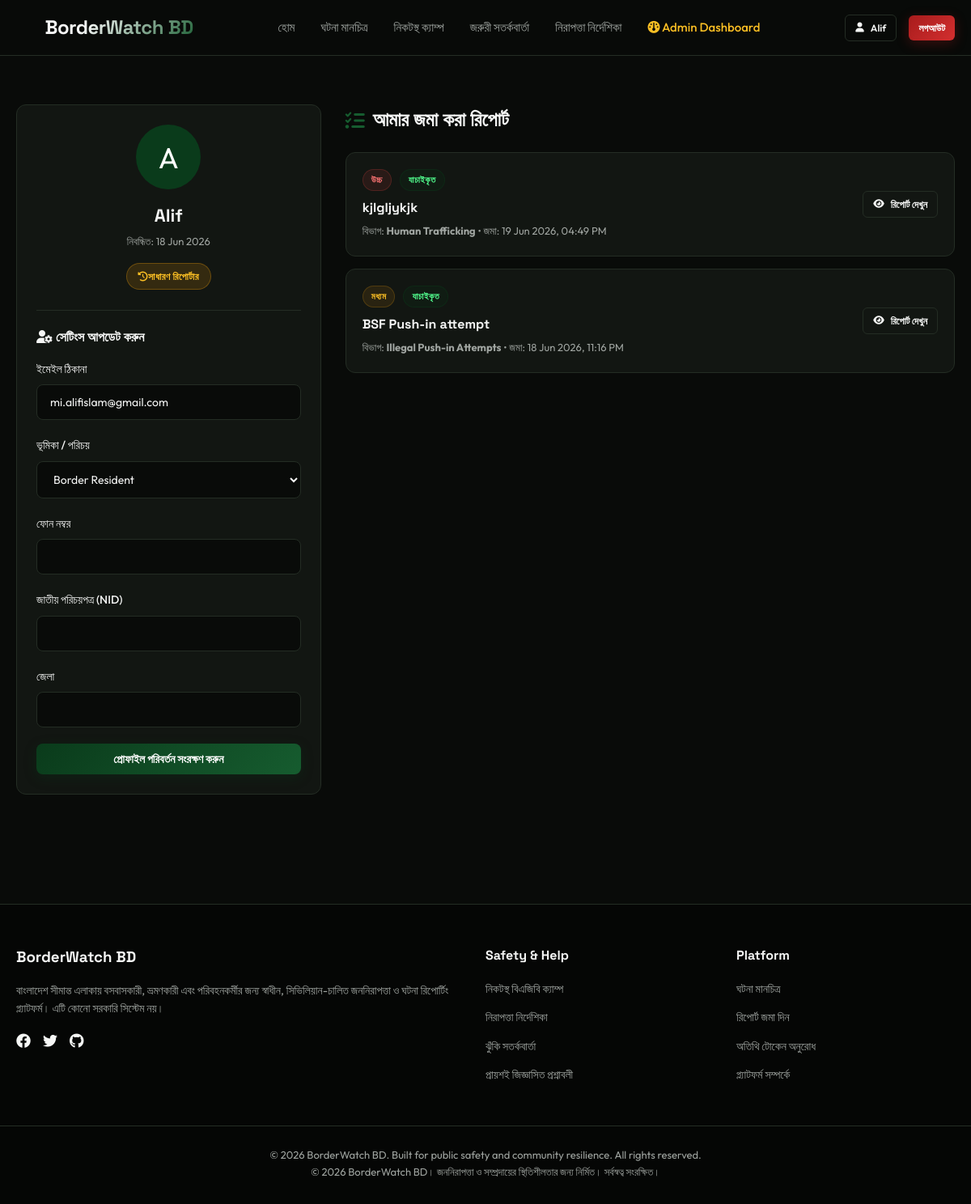
/accounts/profile/ (signed in), run on the app's committed database.
### accounts/models.py (models this page shows, shortened)
class Profile(models.Model):
    ROLE_CHOICES = [
        ('resident', 'Border Resident'),
        ('farmer', 'Farmer'),
        ('traveler', 'Traveler'),
        ('tourist', 'Tourist'),
        ('transport_worker', 'Local Transport Worker'),
        ('witness', 'Civilian Witness'),
    ]
    user = models.OneToOneField(User, on_delete=models.CASCADE, related_name='profile')
    role = models.CharField(max_length=20, choices=ROLE_CHOICES, default='resident')
    phone = models.CharField(max_length=15, blank=True, null=True)
    nid = models.CharField(max_length=20, blank=True, null=True, verbose_name="National ID (NID)")
    district = models.CharField(max_length=50, blank=True, null=True)
    is_verified = models.BooleanField(default=False)
    created_at = models.DateTimeField(auto_now_add=True)

### reports/models.py (models this page shows, shortened)
class Report(models.Model):
    STATUS_CHOICES = [
        ('Pending', 'Pending Review'),
        ('Verified', 'Verified (Public)'),
        ('Rejected', 'Rejected'),
        ('Escalated', 'Escalated to Authorities'),
    ]
    SEVERITY_CHOICES = [
        ('Low', 'Low'),
        ('Medium', 'Medium'),
        ('High', 'High'),
        ('Critical', 'Critical'),
    ]
    user = models.ForeignKey(User, on_delete=models.SET_NULL, null=True, blank=True, related_name='reports')
    anonymous_token = models.ForeignKey(AnonymousToken, on_delete=models.SET_NULL, null=True, blank=True, related_name='reports')
    incident_type = models.ForeignKey(ReportCategory, on_delete=models.PROTECT, related_name='reports', db_index=True)
    title = models.CharField(max_length=200)
    description = models.TextField()
    latitude = models.DecimalField(max_digits=9, decimal_places=6, db_index=True)
    longitude = models.DecimalField(max_digits=9, decimal_places=6, db_index=True)
    severity = models.CharField(max_length=15, choices=SEVERITY_CHOICES, default='Medium')
    status = models.CharField(max_length=15, choices=STATUS_CHOICES, default='Pending', db_index=True)
    urgency = models.IntegerField(default=3, validators=[MinValueValidator(1), MaxValueValidator(5)])  # Urgency score 1-5
    credibility = models.IntegerField(default=3, validators=[MinValueValidator(1), MaxValueValidator(5)])  # Credibility score 1-5
    priority_score = models.IntegerField(default=9)  # Priority = Severity Weight * Urgency * Credibility
    is_priority = models.BooleanField(default=False)
    is_possible_duplicate = models.BooleanField(default=False)
    is_displayed = models.BooleanField(default=True)
    created_at = models.DateTimeField(auto_now_add=True, db_index=True)
    updated_at = models.DateTimeField(auto_now=True)
    class Meta:
        ordering = ['-created_at']

class ReportCategory(models.Model):
    name = models.CharField(max_length=100, unique=True)
    slug = models.SlugField(max_length=100, unique=True)
    description = models.TextField(blank=True, null=True)
    class Meta:
        verbose_name_plural = "Report Categories"

### accounts/views.py (the view)
# urls.py: path('profile/', views.profile_view, name='profile'),
@login_required
def profile_view(request):
    from .models import Profile
    profile, created = Profile.objects.get_or_create(user=request.user)
    if request.method == 'POST':
        form = ProfileUpdateForm(request.POST, instance=profile)
        if form.is_valid():
            form.save()
            messages.success(request, "Your profile has been updated!")
            return redirect('accounts:profile')
    else:
        form = ProfileUpdateForm(instance=profile)
    user_reports = request.user.reports.all().order_by('-created_at')
    context = {
        'form': form,
        'reports': user_reports,
        'profile': profile
    }
    return render(request, 'accounts/profile.html', context)

### accounts/forms.py (shortened to what this page needs)
class ProfileUpdateForm(forms.ModelForm):
    email = forms.EmailField(required=True)
    class Meta:
        model = Profile
        fields = ['role', 'phone', 'nid', 'district']
    def __init__(self, *args, **kwargs):
        super().__init__(*args, **kwargs)
        if self.instance and self.instance.user:
            self.fields['email'].initial = self.instance.user.email

### templates/accounts/profile.html (shortened to what this page needs)
{% extends 'base.html' %}
{% block content %}
<div class="container" style="padding-top: 40px; padding-bottom: 50px;">
    <div style="display: grid; grid-template-columns: 1fr 2fr; gap: 30px; align-items: start;">
        <div class="card" style="position: sticky; top: 100px;">
            <div style="text-align: center; margin-bottom: 25px;">
                <div style="width: 80px; height: 80px; background: var(--primary); border-radius: 50%; display: inline-flex; align-items: center; justify-content: center; font-size: 36px; color: #fff; margin-bottom: 15px;">
                    {{ request.user.username|make_list|first|upper }}
                </div>
                <h2 style="font-size: 22px;">{{ request.user.username }}</h2>
                <span style="font-size: 13px; color: var(--text-muted);">নিবন্ধিত: {{ profile.created_at|date:"d M Y" }}</span>
                <div style="margin-top: 15px;">
                    {% if profile.is_verified %}
                        <span class="badge" style="background: rgba(16, 185, 129, 0.15); color: #34d399; border: 1px solid rgba(16, 185, 129, 0.3); font-size: 12px; padding: 6px 14px;">
                            <i class="fa-solid fa-circle-check"></i> যাচাইকৃত রিপোর্টার
                        </span>
                    {% else %}
                        <span class="badge" style="background: rgba(245, 158, 11, 0.15); color: #fbbf24; border: 1px solid rgba(245, 158, 11, 0.3); font-size: 12px; padding: 6px 14px;">
                            <i class="fa-solid fa-clock-rotate-left"></i> সাধারণ রিপোর্টার
                        </span>
                    {% endif %}
                </div>
            </div>
            <form method="POST" action="{% url 'accounts:profile' %}" style="border-top: 1px solid var(--border-color); padding-top: 20px;">
                <h3 style="font-size: 16px; margin-bottom: 15px;"><i class="fa-solid fa-user-gear"></i> সেটিংস আপডেট করুন</h3>
                <div class="form-group">
                    <label class="form-label">ইমেইল ঠিকানা</label>
                    <input type="email" name="email" class="form-control" value="{{ form.email.value }}" required>
                </div>
                <div class="form-group">
                    <label class="form-label">ভূমিকা / পরিচয়</label>
                    <select name="role" class="form-select">
                        {% for value, text in form.fields.role.choices %}
                            <option value="{{ value }}" {% if form.role.value == value %}selected{% endif %}>{{ text }}</option>
                        {% endfor %}
                    </select>
                </div>
                <div class="form-group">
                    <label class="form-label">ফোন নম্বর</label>
                    <input type="text" name="phone" class="form-control" value="{{ form.phone.value|default:'' }}">
                </div>
                <div class="form-group">
                    <label class="form-label">জাতীয় পরিচয়পত্র (NID)</label>
                    <input type="text" name="nid" class="form-control" value="{{ form.nid.value|default:'' }}">
                </div>
                <div class="form-group">
                    <label class="form-label">জেলা</label>
                    <input type="text" name="district" class="form-control" value="{{ form.district.value|default:'' }}">
                </div>
                <button type="submit" class="btn btn-primary" style="width: 100%;">প্রোফাইল পরিবর্তন সংরক্ষণ করুন</button>
            </form>
        </div>
        <div>
            <h2 style="font-size: 24px; margin-bottom: 20px; display: flex; align-items: center; gap: 10px;">
                <i class="fa-solid fa-list-check" style="color: var(--primary-light);"></i> আমার জমা করা রিপোর্ট
            </h2>
            {% if reports %}
                <div style="display: flex; flex-direction: column; gap: 15px;">
                    {% for report in reports %}
                        <div class="card" style="padding: 20px; display: flex; justify-content: space-between; align-items: center; flex-wrap: wrap; gap: 15px;">
                            <div style="flex: 1; min-width: 250px;">
                                <div style="display: flex; align-items: center; gap: 10px; margin-bottom: 8px;">
                                    <span class="badge {% if report.severity == 'Critical' %}badge-critical{% elif report.severity == 'High' %}badge-high{% elif report.severity == 'Medium' %}badge-medium{% else %}badge-low{% endif %}">{% if report.severity == 'Critical' %}গুরুতর{% elif report.severity == 'High' %}উচ্চ{% elif report.severity == 'Medium' %}মধ্যম{% else %}নিম্ন{% endif %}</span>
                                    <span class="badge {% if report.status == 'Verified' %}badge-verified{% elif report.status == 'Pending' %}badge-pending{% elif report.status == 'Rejected' %}badge-rejected{% else %}badge-escalated{% endif %}">{% if report.status == 'Verified' %}যাচাইকৃত{% elif report.status == 'Pending' %}প্রক্রিয়াধীন{% elif report.status == 'Rejected' %}প্রত্যাখ্যাত{% else %}ঊর্ধ্বতন{% endif %}</span>
                                </div>
                                <h3 style="font-size: 16px; margin-bottom: 5px;">{{ report.title }}</h3>
                                <p style="font-size: 13px; color: var(--text-muted);">
                                    বিভাগ: <strong>{{ report.incident_type.name }}</strong> &bull; জমা: {{ report.created_at|date:"d M Y, h:i A" }}
                                </p>
                            </div>
                            <div>
                                <a href="{% url 'reports:report_detail' pk=report.id %}" class="btn btn-outline btn-sm">
                                    <i class="fa-solid fa-eye"></i> রিপোর্ট দেখুন
                                </a>
                            </div>
                        </div>
                    {% endfor %}
                </div>
            {% endif %}
        </div>
    </div>
</div>
{% endblock %}

### templates/base.html (shortened to what this page needs)
{% load static %}
<!DOCTYPE html>
<html lang="en">
<head>
    <link rel="stylesheet" href="{% static 'css/style.css' %}">
    <link rel="stylesheet" href="https://cdnjs.cloudflare.com/ajax/libs/font-awesome/6.4.0/css/all.min.css">
    <link rel="stylesheet" href="https://unpkg.com/leaflet@1.9.4/dist/leaflet.css"/>
</head>
<body>
    <nav class="navbar">
        <div class="container navbar-container">
            <a href="{% url 'core:home' %}" class="navbar-brand">
                <i class="fa-solid fa-shield-halved brand-shield"></i>
                <span>BorderWatch BD</span>
            </a>
            <ul class="nav-links">
                    <li><a href="{% url 'core:home' %}" class="nav-link {% if request.resolver_match.view_name == 'core:home' %}active{% endif %}">হোম</a></li>
                    <li><a href="{% url 'reports:report_list' %}" class="nav-link {% if 'reports:' in request.resolver_match.view_name %}active{% endif %}">ঘটনা মানচিত্র</a></li>
                    <li><a href="{% url 'camps:nearest_camp' %}" class="nav-link {% if 'camps:' in request.resolver_match.view_name %}active{% endif %}">নিকটস্থ ক্যাম্প</a></li>
                    <li><a href="{% url 'alerts:alert_list' %}" class="nav-link {% if 'alerts:' in request.resolver_match.view_name %}active{% endif %}">জরুরী সতর্কবার্তা</a></li>
                    <li><a href="{% url 'core:guidelines' %}" class="nav-link {% if request.resolver_match.view_name == 'core:guidelines' %}active{% endif %}">নিরাপত্তা নির্দেশিকা</a></li>
                {% if request.user.is_staff %}
                    <li><a href="{% url 'dashboard:admin_dashboard' %}" class="nav-link " style="color: #fbbf24;"><i class="fa-solid fa-gauge"></i> Admin Dashboard</a></li>
                {% endif %}
            </ul>
            <div class="nav-actions">
                {% if request.user.is_authenticated %}
                    <a href="{% url 'accounts:profile' %}" class="btn btn-outline btn-sm">
                        <i class="fa-solid fa-user"></i> {{ request.user.username }}
                    </a>
                        <a href="{% url 'accounts:logout' %}" class="btn btn-danger btn-sm">লগআউট</a>
                {% else %}
                        <a href="{% url 'accounts:login' %}" class="btn btn-outline btn-sm">লগইন</a>
                        <a href="{% url 'accounts:register' %}" class="btn btn-primary btn-sm">নিবন্ধন</a>
                {% endif %}
            </div>
        </div>
    </nav>
    <main>
        {% block content %}{% endblock %}
    </main>
    <footer>
        <div class="container footer-grid">
            <div class="footer-brand">
                <h3>BorderWatch BD</h3>
                    <p style="font-size: 14px; margin-bottom: 15px;">বাংলাদেশ সীমান্ত এলাকায় বসবাসকারী, ভ্রমণকারী এবং পরিবহনকর্মীর জন্য স্বাধীন, সিভিলিয়ান-চালিত জননিরাপত্তা ও ঘটনা রিপোর্টিং প্ল্যাটফর্ম। এটি কোনো সরকারি সিস্টেম নয়।</p>
                <div style="display: flex; gap: 15px;">
                    <a href="#" style="font-size: 18px;"><i class="fa-brands fa-facebook"></i></a>
                    <a href="#" style="font-size: 18px;"><i class="fa-brands fa-twitter"></i></a>
                    <a href="#" style="font-size: 18px;"><i class="fa-brands fa-github"></i></a>
                </div>
            </div>
            <div class="footer-links">
                <h4>Safety & Help</h4>
                <ul>
                    <li><a href="{% url 'camps:nearest_camp' %}">নিকটস্থ বিএজিবি ক্যাম্প</a></li>
                    <li><a href="{% url 'core:guidelines' %}">নিরাপত্তা নির্দেশিকা</a></li>
                    <li><a href="{% url 'alerts:alert_list' %}">ঝুঁকি সতর্কবার্তা</a></li>
                    <li><a href="{% url 'core:faq' %}">প্রায়শই জিজ্ঞাসিত প্রশ্নাবলী</a></li>
                </ul>
            </div>
            <div class="footer-links">
                <h4>Platform</h4>
                <ul>
                    <li><a href="{% url 'reports:report_list' %}">ঘটনা মানচিত্র</a></li>
                    <li><a href="{% url 'reports:submit_report' %}">রিপোর্ট জমা দিন</a></li>
                    <li><a href="{% url 'accounts:anonymous_token' %}">অতিথি টোকেন অনুরোধ</a></li>
                    <li><a href="{% url 'core:about' %}">প্ল্যাটফর্ম সম্পর্কে</a></li>
                </ul>
            </div>
        </div>
        <div class="container footer-bottom">
            <p>&copy; {% now "Y" %} BorderWatch BD. Built for public safety and community resilience. All rights reserved.</p>
                <p>&copy; {% now "Y" %} BorderWatch BD। জননিরাপত্তা ও সম্প্রদায়ের স্থিতিশীলতার জন্য নির্মিত। সর্বস্বত্ব সংরক্ষিত।</p>
        </div>
    </footer>
</body>
</html>

### data on the page
Profile: created_at "18 Jun 2026", role "Border Resident"
Report: severity "উচ্চ", status "যাচাইকৃত", title "kjlgljykjk", incident_type.name "Human Trafficking", created_at "19 Jun 2026, 04:49 PM"
Report: severity "মধ্যম", status "যাচাইকৃত", title "BSF Push-in attempt", incident_type.name "Illegal Push-in Attempts", created_at "18 Jun 2026, 11:16 PM"

### other printed values
{{ request.user.username }} "Alif"
{{ request.user.username|make_list|first|upper }} "A"
